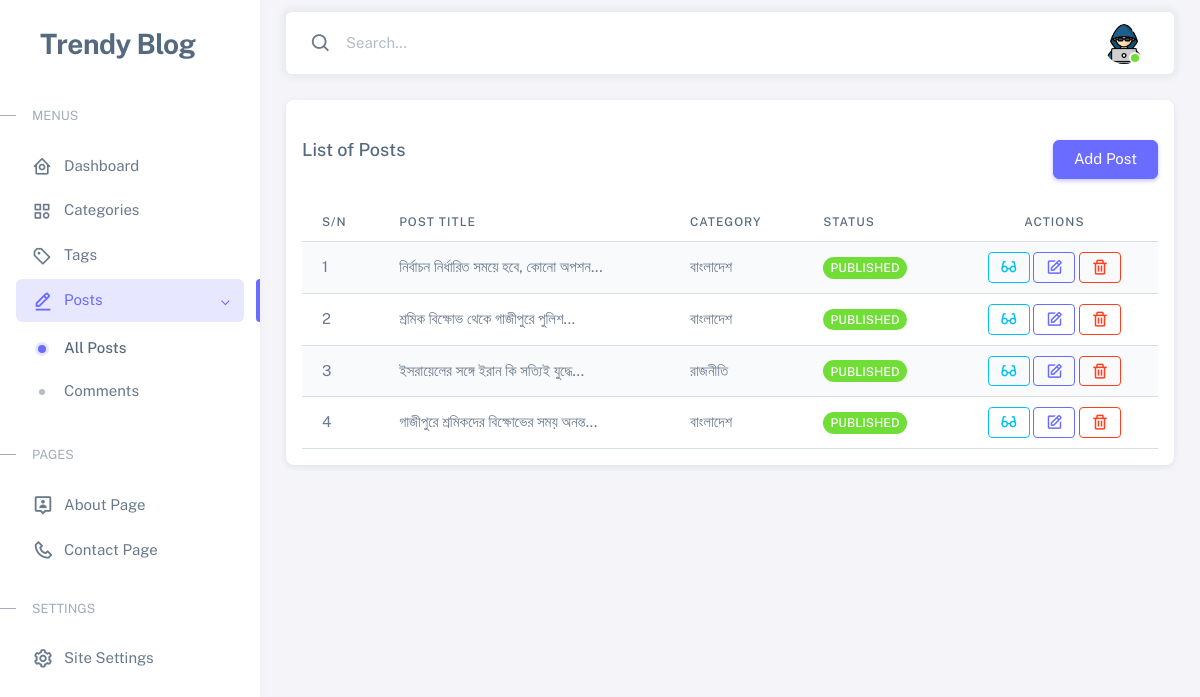
The page /admin/posts.php (signed in) on the database its author committed.
### tables this page shows
CREATE TABLE `posts` (
  `id` bigint NOT NULL,
  `category_id` bigint NOT NULL,
  `admin_id` bigint NOT NULL,
  `title` varchar(255) NOT NULL,
  `slug` varchar(255) NOT NULL,
  `description` longtext NOT NULL,
  `image` varchar(255) NOT NULL,
  `status` tinyint(1) NOT NULL,
  `is_featured` tinyint(1) NOT NULL,
  `created_at` timestamp NULL DEFAULT CURRENT_TIMESTAMP,
  `updated_at` timestamp NOT NULL DEFAULT CURRENT_TIMESTAMP
);

CREATE TABLE `categories` (
  `id` bigint NOT NULL,
  `name` varchar(255) NOT NULL,
  `slug` varchar(255) NOT NULL
);

### classes/Profile.php (called while the page is built, shortened)
<?php
$realPath = dirname(__FILE__);
require_once $realPath . './../lib/Database.php';
require_once $realPath . './../helpers/Helper.php';
class Profile
{
  private $db;
  public function __construct()
  {
    $this->db = new Database();
  }
  public function getProfile()
  {
    try {
      $id = $_SESSION['id'];
      $query = "SELECT * FROM admins WHERE id = :id";
      $params = [
        ':id' => $id
      ];
      $result = $this->db->query($query, $params);
      return $result->fetch(PDO::FETCH_ASSOC);
    } catch (PDOException $e) {
      return $e->getMessage();
    }
  }
}

### lib/Database.php (called while the page is built, shortened)
<?php
class  Database
{
    private $host = DB_HOST;
    private $user = DB_USER;
    private $password = DB_PASS;
    private $database = DB_NAME;
    private $conn;
    private function connectDB()
    {
        try {
            $this->conn = new PDO("mysql:host={$this->host};dbname={$this->database}", $this->user, $this->password);
            $this->conn->setAttribute(PDO::ATTR_ERRMODE, PDO::ERRMODE_EXCEPTION);
        } catch (PDOException $e) {
            echo "Connection failed: " . $e->getMessage();
        }
    }
    public function query($sql, $params = [])
    {
        $stmt = $this->conn->prepare($sql);
        $stmt->execute($params);
        return $stmt;
    }
}

### classes/Post.php (called while the page is built, shortened)
<?php
$realPath = dirname(__FILE__);
require_once $realPath . './../lib/Database.php';
require_once $realPath . './../helpers/Helper.php';
class Post
{
  private $db;
  public function __construct()
  {
    $this->db = new Database();
  }
  public function getAllPostAdmin()
  {
    try {
      $query = "SELECT posts.id, posts.title,posts.status, categories.name  as category_name FROM posts INNER JOIN categories ON posts.category_id = categories.id ORDER BY posts.id DESC";
      $statement = $this->db->query($query);
      return $statement ?? "Post not found!";
    } catch (PDOException $e) {
      return $e->getMessage();
    }
  }
}

### helpers/Helper.php (called while the page is built, shortened)
<?php
class Helper
{
    public static function textShorten($text, $limit)
    {
        if (mb_strlen($text, 'UTF-8') > $limit) {
            $text = mb_substr($text, 0, $limit, 'UTF-8');
            $text = mb_substr($text, 0, mb_strrpos($text, ' ', 0, 'UTF-8'), 'UTF-8');
            $text .= '...';
        }
        return $text;
    }
}

### admin/posts.php (the view, shortened to what this page needs)
<?php
include_once './layouts/head.php';
include_once './layouts/custom-css.php';
include_once '../classes/Post.php';
$post = new Post();
$posts = $post->getAllPostAdmin();
?>
</head>
<body>
  <div class="layout-wrapper layout-content-navbar">
    <div class="layout-container">
      <?php include_once './layouts/sidebar.php'; ?>
      <div class="layout-page">
        <?php include_once './layouts/navbar.php'; ?>
        <div class="content-wrapper">
          <div class="container-xxl flex-grow-1 container-p-y">
            <div class="row mb-4 justify-content-center">
              <div class="col-xxl">
                <div class="card mb-4 p-3">
                  <div class="card-header px-0 m-0 d-flex justify-content-between">
                    <div class="head-label">
                      <h5 class="card-title mb-0">
                        List of Posts
                      </h5>
                    </div>
                    <div>
                      <a href="add-post.php"><button type="button" class="btn btn-primary">
                          Add Post
                        </button></a>
                    </div>
                  </div>
                  <table id="example" class="table table-striped" style="width: 100%">
                    <thead>
                      <tr>
                        <th >S/N</th>
                        <th>Post title</th>
                        <th>Category</th>
                        <th>Status</th>
                        <th class="text-center">Actions</th>
                      </tr>
                    </thead>
                    <tbody>
                      <?php
                      if ($posts) {
                        $i = 1;
                        while ($row = $posts->fetch(PDO::FETCH_ASSOC)) { ?>
                          <tr>
                            <td>
                              <?php echo $i++; ?>
                            </td>
                            <td>
                              <?php echo Helper::textShorten($row['title'], 40) ?>
                            </td>
                            <td>
                              <?php echo $row['category_name']; ?>
                            </td>
                            <td>
                              <?php
                              $status = $row['status'];
                              $badgeClass = ($status == 1) ? 'success' : 'danger';
                              $badgeText = ($status == 1) ? 'Published' : 'Draft';
                              ?>
                              <span class="badge rounded-pill bg-<?php echo $badgeClass; ?>">
                                <?php echo $badgeText; ?>
                              </span>
                            </td>
                            <td class="text-center">
                              <a
                                class="btn btn-sm btn-outline-info" href="post-details.php?id=<?php echo $row['id']; ?>"><i class=" fs-5 bx bx-glasses"></i></a>
                              <a class="btn btn-sm btn-outline-primary"
                                href="edit-post.php?id=<?php echo $row['id']; ?>">
                                <i class="fs-5 bx bx-edit"></i>
                              </a>
                              <a class="btn btn-sm btn-outline-danger btn-delete" href="?id=<?php echo $row['id']; ?>"><i
                                  class="fs-5 bx bx-trash"></i></a>
                            </td>
                          </tr>
                          <?php
                        }
                      }
                      ?>
                    </tbody>
                  </table>
                </div>
              </div>
            </div>
          </div>
        </div>
      </div>
    </div>
  </div>
</body>
</html>

### admin/layouts/navbar.php (shortened to what this page needs)
<?php
$profileObj = new Profile();
$profile = $profileObj->getProfile();
?>
<nav class="layout-navbar container-xxl navbar navbar-expand-xl navbar-detached align-items-center bg-navbar-theme"
    id="layout-navbar">
    <div class="navbar-nav-right d-flex align-items-center" id="navbar-collapse">
        <div class="navbar-nav align-items-center">
            <div class="nav-item d-flex align-items-center">
                <i class="bx bx-search fs-4 lh-0"></i>
                <input type="text" class="form-control border-0 shadow-none" placeholder="Search..."
                    aria-label="Search..." />
            </div>
        </div>
        <ul class="navbar-nav flex-row align-items-center ms-auto">
            <li class="nav-item navbar-dropdown dropdown-user dropdown">
                <a class="nav-link dropdown-toggle hide-arrow" href="profile.php" data-bs-toggle="dropdown">
                    <div class="avatar avatar-online">
                        <img src="uploads/profile/<?php echo $profile['avatar']? $profile['avatar'] : 'default.png'; ?>" alt="" class="w-px-40 h-auto rounded-circle" />
                    </div>
                </a>
            </li>
        </ul>
    </div>
</nav>

### rows shown on the page
posts: title "নির্বাচন নির্ধারিত সময়ে হবে, কোনো অপশন...", category.name "বাংলাদেশ", status "PUBLISHED"
posts: title "শ্রমিক বিক্ষোভ থেকে গাজীপুরে পুলিশ...", category.name "বাংলাদেশ", status "PUBLISHED"
posts: title "ইসরায়েলের সঙ্গে ইরান কি সত্যিই যুদ্ধে...", category.name "রাজনীতি", status "PUBLISHED"
posts: title "গাজীপুরে শ্রমিকদের বিক্ষোভের সময় অনন্ত...", category.name "বাংলাদেশ", status "PUBLISHED"
